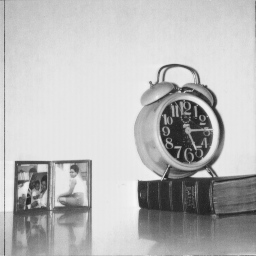
%> input picture Part1/Contents/Images/clock.tiff, 256 x 256 px
$ octave Askhsh2_threshold.m   (GNU Octave 9; MATLAB toolbox functions it lacks are replaced by stand-ins)
%> lines starting %> are read from the running program, lines starting %| are printed output that depends on the picture
%> further down, f is the input picture: size 256x256 uint8; min 32, max 246, mean 186
### Part1/Contents/Codes/FDCT2.m
    function func = FDCT2(f)
        N1 = size(f,1);
%> N1 = 256
        N2 = size(f,2);
%> N2 = 256
        temp = zeros(N1,N2);

        for n1 = 1:N1
            temp(n1,:) = FDCT1(f(n1,:));
        end
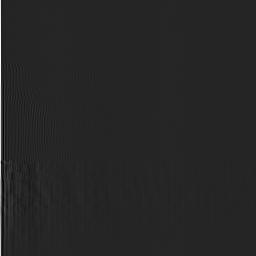
%> temp: size 256x256 double; min -620.1, max 3584.9, mean 12.3; drawn with min black and max white

        temp = transpose(temp);

        for n2 = 1:N2
            temp(n2,:) = FDCT1(temp(n2,:));
        end
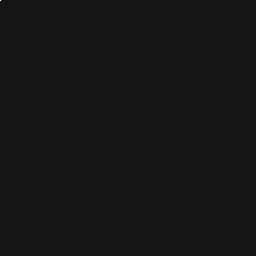
%> temp: size 256x256 double; min -4452.7, max 47610.9, mean 0.7; drawn with min black and max white
        func = transpose(temp);

    end

### Part1/Contents/Codes/FDCT1.m
    function func = FDCT1(f)
        N = length(f);
        y = zeros(1,2*N);
        y(1:N) = f;
        y(N+1:2*N) = fliplr(f);
        Y = fft(y);
        k=0:N-1;
        temp = real(exp(-1i.* pi.*k./(2*N)).*Y(1:N));
        temp(1) = temp(1) * sqrt(1/N)/2;
        temp(2:N) = temp(2:N) * sqrt(2/N)/2;
        func = temp;

    end

### Part1/Contents/Codes/SegmentImage32.m
function func = SegmentImage32(img)
    d1 = size(img, 1);
%> d1 = 256
    d2 = size(img, 2);
%> d2 = 256
    temp = zeros( (d1/32)^2, 32, 32);
    k = 1;
    %Checking if it can be segmented with 32x32
    if (mod(d1, 32) == 0) && (mod(d2, 32) == 0)
        for i = 1:d1/32
            for j = 1:d1/32
                temp(k,:,:) = img((i-1)*32+1:(i-1)*32+32, (j-1)*32+1:(j-1)*32+32);
                k = k+1;
            end
        end
%> after the loop, k = 65


        func = temp;
    else
        func = 0;
    end


end

### Part1/Contents/Codes/ReconstructImage32.m
function func = ReconstructImage32(C)
    k = 1;
    for i = 1:8
        for j=1:8
            temp((i-1)*32+1:(i-1)*32+32, (j-1)*32+1:(j-1)*32+32) = C(k,:,:);
            k = k +1;
        end
    end
    func = temp;
end

### Part1/Contents/Codes/Askhsh2_threshold.m
%% Segmenting the original 256x256 image into 64 32x32 images
clear;
f = imread('C:\Users\OrestisDrow\Desktop\ImageProccessing\DIP_MEROS_A\Images\clock.tiff');
F = FDCT2(f);
A = SegmentImage32(f);

%% DCT on segmented 32x32 images
C = zeros(64,32,32);    %DCT's of the segmented sub-images
%B(:,:) = A(1,:,:);
for i = 1:64
    temp(:,:) = A(i,:,:);
    C(i,:,:) = FDCT2(temp);
end
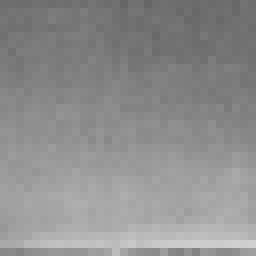
%> temp: size 32x32 double (shown 8 times larger); min 102, max 207, mean 142.2

%% Compression using Threshold method
cntr = 1;
for l = 300:100:5500
    Thres = (max(max(max(C)))-min(min(min(C))))/5500;
    C1 = zeros(64,32,32);

    % Compressing...
    for i = 1:64
        temp(:,:) = C(i,:,:);
        indices = find(abs(temp) < Thres);
        temp(indices) = 0;
        C1(i,:,:) = temp(:,:);
    end

    % IDCT on the compressed dct matrix
    C2 = zeros(64,32,32);
    for i = 1:64
        temp(:,:) = C1(i,:,:);
        C2(i,:,:) = idct2(temp(:,:));
    end

    % Reforming the sub-images into the whole
    newImage = ReconstructImage32(C2);
    imshow(newImage,[0 255]);


    % Median square error & Compression percentage
    medSumErr = sum(sum(abs(newImage.^2 - double(f).^2)))/256/256;
    p = nnz(C1)/256/256;
    P(cntr) = p;
    Err(cntr) = medSumErr;
    cntr = cntr + 1;
end
%> after the loop, Err = 53 values from 159.4 to 159.4; P = 53 values from 0.5 to 0.5; cntr = 54

$ run again, with Part1/Contents/Images/aerial.tiff copied over Part1/Contents/Images/clock.tiff
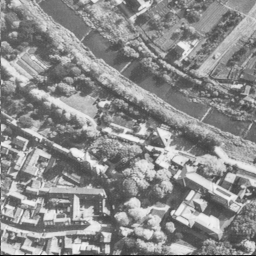
%> input picture Part1/Contents/Images/aerial.tiff, 256 x 256 px
%> f is the input picture: size 256x256 uint8; min 1, max 248, mean 140.5
%> after the loop in FDCT2, `for n1 = 1:N1`:
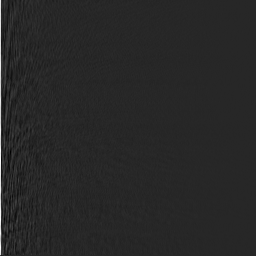
%> temp: size 256x256 double; min -482.1, max 2648, mean 8; drawn with min black and max white
%> after the loop in SegmentImage32, `for i = 1:d1/32`: k = 65
%> after the loop `for i = 1:64`:
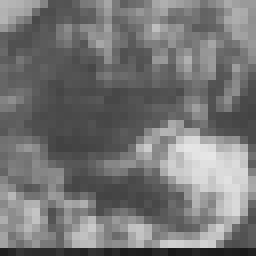
%> temp: size 32x32 double (shown 8 times larger); min 24, max 230, mean 117.6
%> after the loop `for l = 300:100:5500`: Err = 53 values from 50.57 to 50.57; P = 53 values from 0.893 to 0.893; cntr = 54
